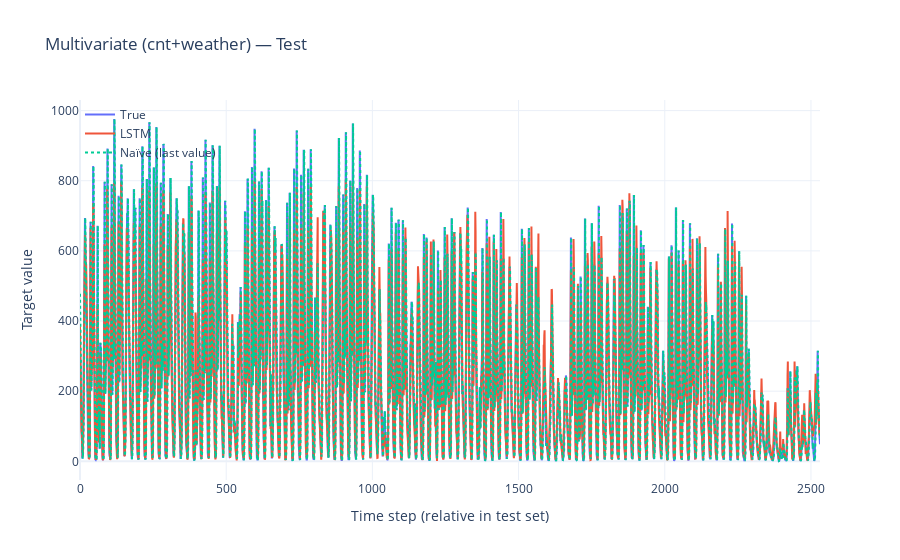

Notebook cell for this chart:
### Code cell
# 1) Features & target
df = pd.read_csv("data/hour.csv", parse_dates=["dteday"])

df_feat = add_cyclical_time_features(df,
                                     hour_col="hr",
                                     month_col="mnth",
                                     season_col="season",
                                     year_col="yr")

df_feat = add_lag_features(df_feat, target_col="cnt", lags=(24,)) # add 24h lag

features = ["cnt", "cnt_lag_24",'weathersit', 'temp', 'hum', 'windspeed',
            "hr_sin", "hr_cos", "mnth_sin", "mnth_cos", "season_sin", "season_cos", "yr_sin", "yr_cos"]
target   = "cnt"


X_df = df_feat[features]
y_s  = df_feat[target]


# 2) (optional) If you have categorical cols (e.g., season, weathersit), one-hot encode them first:
# X_df = pd.get_dummies(X_df, columns=["season", "weathersit"], drop_first=True)

# 3) Reuse configs (you can keep lookback/horizon identical for fair comparison)
split_cfg = SplitConfig(train_frac=0.70, val_frac=0.15)
win_cfg   = WindowConfig(lookback=72, horizon=1)
train_cfg = TrainConfig(batch_size=64, epochs=50, patience=8, lr=1e-3)

# 4) Data module
dm = DataModule(X_df, y_s, split_cfg, win_cfg, train_cfg)
dm.setup()

# 5) Model with new input_size
input_size = X_df.shape[1]  # now = 4 (or more if one-hot expanded)
model = LSTMForecaster(input_size=input_size, hidden_size=128, num_layers=3,
                       dropout=0.2, horizon=win_cfg.horizon, mlp_hidden=None)

# 6) Train
device = get_device()
model = fit(model, dm, train_cfg, device)

# 7) Evaluate + compare to naive
for name, loader in [("Train", dm.train_loader), ("Val", dm.val_loader), ("Test", dm.test_loader)]:
    mae, rmse, yhat, ytrue = regression_report(model, loader, dm.scalers, device, win_cfg.horizon)
    print(f"LSTM (multi) → {name} MAE={mae:.3f} RMSE={rmse:.3f}")

na_mae, na_rmse, naive_curve = naive_baseline_from_windows(dm.X_te_seq, dm.y_te_seq, dm.scalers, win_cfg.horizon)
print(f"Naïve → Test MAE={na_mae:.3f} RMSE={na_rmse:.3f}")

if win_cfg.horizon == 1:
    _, _, yhat_te, ytrue_te = regression_report(model, dm.test_loader, dm.scalers, device, win_cfg.horizon)
    plot_test_curves(ytrue_te, yhat_te, naive_curve, title="Multivariate (cnt+weather) — Test")

### Figure 1 — Plotly figure (JSON) as saved in the notebook; plotly's stock layout.template omitted (floating-point values rounded to 4 significant figures; data arrays with more than 128 entries replaced by an {"elided": "..."} marker saying what was removed)
{"data": [{"mode": "lines", "name": "True", "type": "scatter", "y": {"elided": "2532 float values"}}, {"mode": "lines", "name": "LSTM", "type": "scatter", "y": {"elided": "2532 float values"}}, {"line": {"dash": "dot"}, "mode": "lines", "name": "Naïve (last value)", "type": "scatter", "y": {"elided": "2532 float values"}}], "layout": {"legend": {"bgcolor": "rgba(0,0,0,0)", "x": 0, "y": 1}, "title": {"text": "Multivariate (cnt+weather) — Test"}, "xaxis": {"title": {"text": "Time step (relative in test set)"}}, "yaxis": {"title": {"text": "Target value"}}}}
